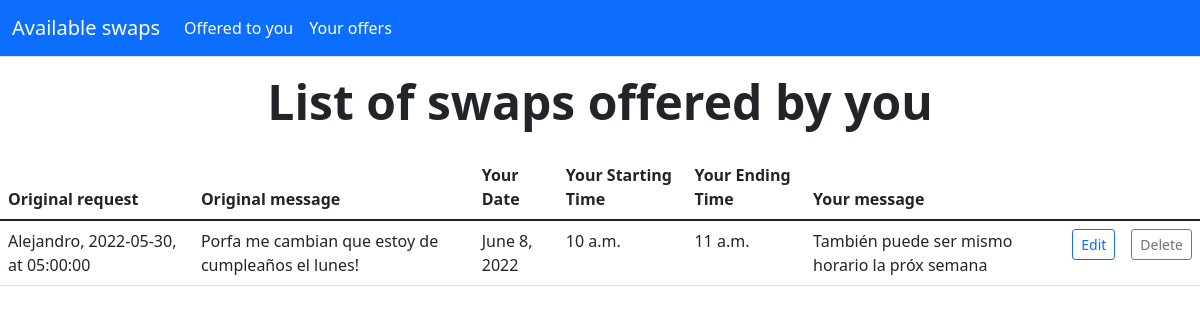
The app's page /your_offers/ (signed in), older data.
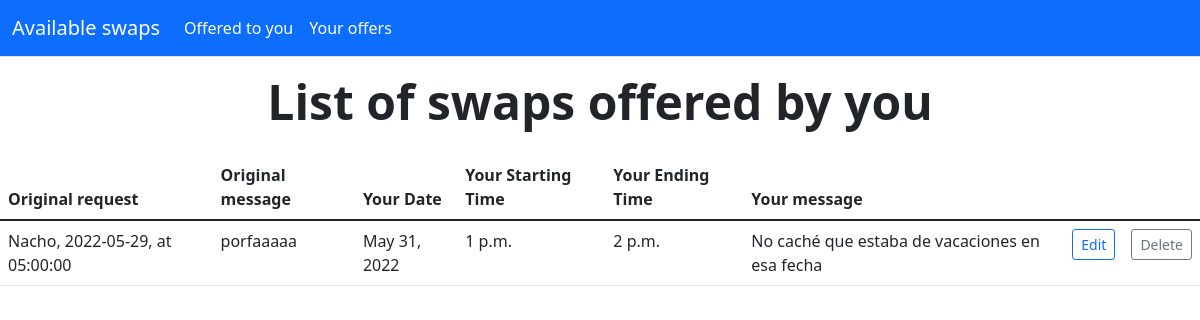
The same page, newer data.
### chat_commerce/models.py (models this page shows, shortened)
class Offer(models.Model):
    User = models.ForeignKey(User, related_name='offering_user', on_delete=models.CASCADE)
    Request = models.ForeignKey(Request, related_name='original_request', on_delete=models.CASCADE)
    message = models.TextField(blank=True)
    active = models.BooleanField(default=True)
    date = models.DateField()
    start_time = models.TimeField()
    end_time = models.TimeField()
    created_at = models.DateTimeField(auto_now_add=True)
    updated_at = models.DateTimeField(auto_now=True)
    objects = models.Manager()
    accepted = models.BooleanField(default=False)
    class Meta:
        verbose_name_plural = 'Offerings'
        ordering = ('date', "start_time", "end_time")

class Request(models.Model):
    User = models.ForeignKey(User, related_name='requesting_user', on_delete=models.CASCADE)
    message = models.TextField(blank=True)
    active = models.BooleanField(default=True)
    date = models.DateField()
    start_time = models.TimeField()
    end_time = models.TimeField()
    created_at = models.DateTimeField(auto_now_add=True)
    updated_at = models.DateTimeField(auto_now=True)
    objects = models.Manager()
    accepted = models.BooleanField(default=False)
    class Meta:
        verbose_name_plural = 'Requests'
        ordering = ('date', "start_time", "end_time")
    def __str__(self):
        return f"{self.User.username.capitalize()}, {self.date}, at {self.start_time}"

### chat_commerce/views.py (the view)
# urls.py: path('your_offers/', views.YourOffers_ListView.as_view(), name='your_offers'),
class YourOffers_ListView(LoginRequiredMixin, ListView):
    model = Offer
    template_name = 'chat_commerce/your_offers.html'
    raise_exception = True
    def get_queryset(self):
        return Offer.objects.filter(User=self.request.user)

### templates/chat_commerce/your_offers.html (shortened to what this page needs)
{% extends "../base.html" %}
{% block content %}
	<div class="px-6 py-2 my-2 text-center">
		<h1 class="display-5 fw-bold">List of swaps offered by you</h1>
	</div>
	<table class="table">
	  <thead>
	    <tr>
		  <th scope="col">Original request</th>
		  <th scope="col">Original message</th>
	      <th scope="col">Your Date</th>
	      <th scope="col">Your Starting Time</th>
	      <th scope="col">Your Ending Time</th>
		  <th scope="col">Your message</th>
	    </tr>
	  </thead>
	  <tbody>
	    {% for offer in object_list %}
        {% if offer.active %}
		<tr>
		  <td>{{offer.Request}}</td>
          <td>{{offer.Request.message}}</td>
	      <td>{{offer.date}}</td>
	      <td>{{offer.start_time}}</td>
	      <td>{{offer.end_time}}</td>
		  <td>{{offer.message}}</td>
		  <td>
			<a button type="button" class="btn btn-outline-primary btn-sm" href="{% url 'chat_commerce:offer_update' offer.id %}">Edit</a>
		  </td>
		  <td>
			<a button type="button" class="btn btn-outline-secondary btn-sm" href="{% url 'chat_commerce:delete_offer' offer.id %}">Delete</a>
		  </td>
	    </tr>
        {% endif %}
	   {% endfor %}
	  </tbody>
	</table>
{% endblock %}

Row changes from the older to the newer data that the page shows:
no longer on this page (row edited): Offer: Request "Alejandro, 2022-05-30, at 05:00:00", Request.message "Porfa me cambian que estoy de cumpleaños el lunes!", date "June 8, 2022", start_time "10 a.m.", end_time "11 a.m.", message "También puede ser mismo horario la próx semana"
added Offer: Request "Nacho, 2022-05-29, at 05:00:00", Request.message "porfaaaaa", date "May 31, 2022", start_time "1 p.m.", end_time "2 p.m.", message "No caché que estaba de vacaciones en esa fecha"
